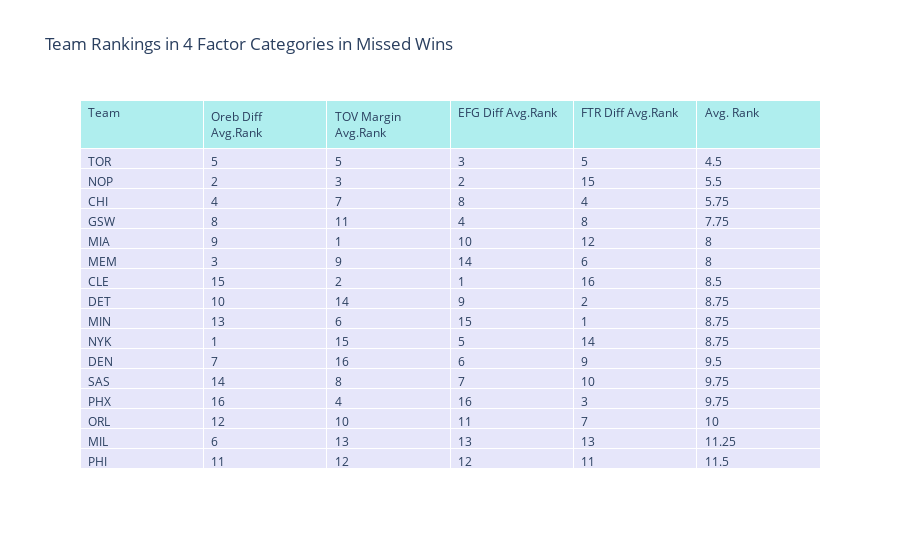

This figure's notebook cell:
### Code cell
fig_rank = go.Figure(data=[go.Table(
    header=dict(values=list(rank_df.columns),
                fill_color='paleturquoise',
                align='left'),
    cells=dict(values=[rank_df['Team'], rank_df['Oreb Diff Avg.Rank'], rank_df['TOV Margin Avg.Rank'], rank_df['EFG Diff Avg.Rank'], rank_df['FTR Diff Avg.Rank'], rank_df['Avg. Rank']],
               fill_color='lavender',
               align='left'))
])

fig_rank.update_layout(title_text = "Team Rankings in 4 Factor Categories in Missed Wins")
fig_rank.show()
dp.Report(
    dp.Plot(fig_rank)).upload(name='Missed Wins Ranks', publicly_visible=True)

### Figure 1 — Plotly figure (JSON) as saved in the notebook; plotly's stock layout.template omitted (floating-point values rounded to 4 significant figures)
{"data": [{"cells": {"align": "left", "fill": {"color": "lavender"}, "values": [["TOR", "NOP", "CHI", "GSW", "MIA", "MEM", "CLE", "DET", "MIN", "NYK", "DEN", "SAS", "PHX", "ORL", "MIL", "PHI"], [5, 2, 4, 8, 9, 3, 15, 10, 13, 1, 7, 14, 16, 12, 6, 11], [5, 3, 7, 11, 1, 9, 2, 14, 6, 15, 16, 8, 4, 10, 13, 12], [3, 2, 8, 4, 10, 14, 1, 9, 15, 5, 6, 7, 16, 11, 13, 12], [5, 15, 4, 8, 12, 6, 16, 2, 1, 14, 9, 10, 3, 7, 13, 11], [4.5, 5.5, 5.75, 7.75, 8, 8, 8.5, 8.75, 8.75, 8.75, 9.5, 9.75, 9.75, 10, 11.25, 11.5]]}, "header": {"align": "left", "fill": {"color": "paleturquoise"}, "values": ["Team", "Oreb Diff Avg.Rank", "TOV Margin Avg.Rank", "EFG Diff Avg.Rank", "FTR Diff Avg.Rank", "Avg. Rank"]}, "type": "table"}], "layout": {"title": {"text": "Team Rankings in 4 Factor Categories in Missed Wins"}}}
